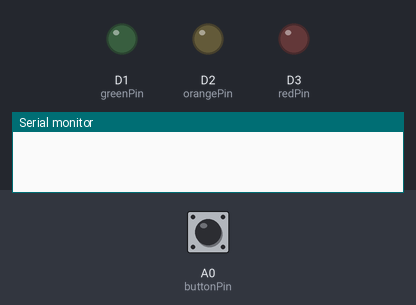
The sketch below on a simulated Particle Photon. Shown: output pins drawn as LEDs (lit = HIGH), the last lines printed to the serial monitor. Dashed ring = blinking. The test bench sets the inputs (shaded band); at power-on: A0 (buttonPin) LOW.

Above: at 1.2 s.
1.3 s: A0 (buttonPin) pulled HIGH for 0.15 s
At 1.47 s:
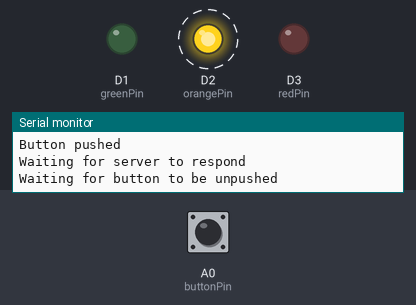
Timing chart, 0 to 10.3 s (numbered marks = the images above; inputs shaded):
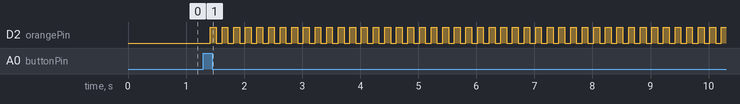

The sketch:

assignment.ino
```cpp
int buttonPin = A0;
int greenPin = 1;
int orangePin = 2;
int redPin = 3;

int cacheState = 0;

/*
Cache States:
0 - Nothing is happening
1 - Pending on a response from the server
*/

void setup() {
    Serial.begin(9600);

    pinMode(buttonPin, INPUT);

    pinMode(greenPin, OUTPUT);
    pinMode(orangePin, OUTPUT);
    pinMode(redPin, OUTPUT);

    Particle.subscribe("cacheStatus", cacheStatusCallback);
}

void loop() {
    int buttonState = digitalRead(buttonPin);
    if (buttonState == HIGH && cacheState == 0) {
        cacheState = 1;
        Serial.println("Button pushed");
        Serial.println("Waiting for server to respond");

        Particle.publish("clearCache");

        Serial.println("Waiting for button to be unpushed");
        while (buttonState == HIGH) {
            delay(100);
            digitalWrite(orangePin, HIGH);
            delay(100);
            digitalWrite(orangePin, LOW);
            buttonState = digitalRead(buttonPin);
        }
        Serial.println("Button unpushed");
    } else if (cacheState == 1) {
        digitalWrite(orangePin, HIGH);
        delay(100);
        digitalWrite(orangePin, LOW);
    }
    delay(100);
}

void cacheStatusCallback(const char *event, const char *data) {
    Serial.println("Callback received: Cache Cleared");
    cacheState = 0;
    digitalWrite(orangePin, LOW);
    digitalWrite(greenPin, HIGH);
    delay(3000);
    digitalWrite(greenPin, LOW);

}
```

Measured:
- after the input at 1.3 s, D2 (orangePin): alternates HIGH for 0.10 s and LOW for 0.10 s, starting after 0.12 s
